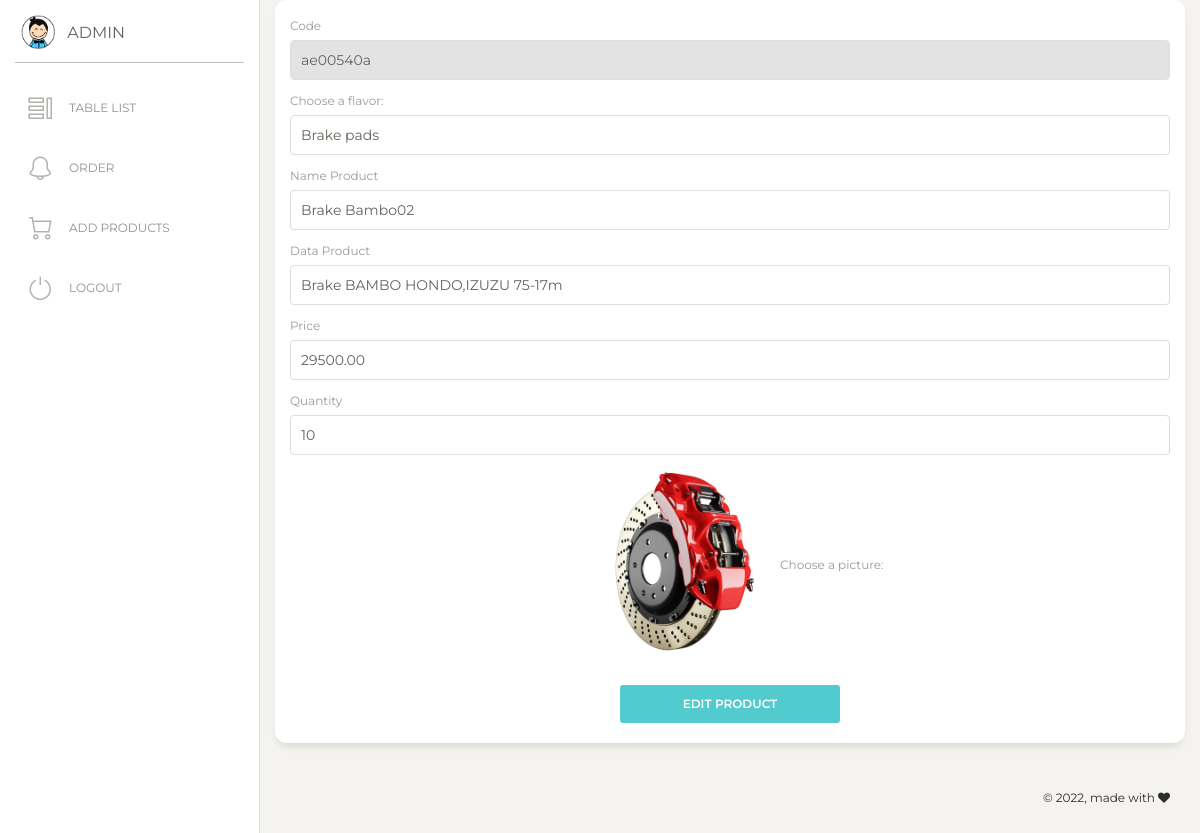
The page /admin?pages=Edit_Product&code=ae00540a (signed in) on the database its author committed.
### tables this page shows
CREATE TABLE `product` (
  `ID` int(11) NOT NULL,
  `Code` varchar(1000) NOT NULL,
  `Type` varchar(1000) NOT NULL,
  `NameProduct` varchar(1000) NOT NULL,
  `Imges` varchar(1000) NOT NULL,
  `DataProduct` varchar(1000) NOT NULL,
  `Price` decimal(10,2) NOT NULL,
  `Quantity` int(11) NOT NULL,
  `CreateAt` timestamp NOT NULL DEFAULT current_timestamp()
);

### admin/pages/Edit_Product.php (the view, shortened to what this page needs)
<?php
$code = isset($_GET["code"]) ? $_GET["code"] : '';
$queryProductUpdate = "SELECT * FROM product WHERE Code = '$code'";
$resultProductUpdate = $conn->query($queryProductUpdate);
$rowProductUpdate = $resultProductUpdate->fetch_assoc();
?>
<section class="section-content bg padding-y-sm">
    <div class="container">
        <div class="card">
            <div class="card-body">
                <form action="services/products.service.php?request=Edit_Product&code=<?php echo $code; ?>" method="POST" enctype="multipart/form-data">
                    <div class="form-group">
                        <label for="Code">Code</label>
                        <input type="text" class="form-control" value="<?php echo $rowProductUpdate["Code"]; ?>" readonly name="Code" onchange="InputValidation()" id="Code" placeholder="Enter Code" required>
                    </div>
                    <div class="form-group">
                        <label for="Type">Choose a flavor:</label>
                        <input list="Type" class="form-control" value="<?php echo $rowProductUpdate["Type"]; ?>" name="typeProduct" id="Type name=" Type />
                    </div>
                    <div class="form-group">
                        <label for="NameProduct">Name Product</label>
                        <input type="text" class="form-control" value="<?php echo $rowProductUpdate["NameProduct"]; ?>" id="NameProduct" name="NameProduct" placeholder="Name Product" required>
                    </div>
                    <div class="form-group">
                        <label for="DataProduct">Data Product</label>
                        <input type="text" class="form-control" value="<?php echo $rowProductUpdate["DataProduct"]; ?>" id="DataProduct" name="DataProduct" placeholder="Data Product" required>
                    </div>
                    <div class="form-group">
                        <label for="Price">Price</label>
                        <input type="Number" class="form-control" value="<?php echo $rowProductUpdate["Price"]; ?>" id="Price" name="Price" placeholder="Price" required>
                    </div>
                    <div class="form-group">
                        <label for="Quantity">Quantity</label>
                        <input type="text" class="form-control" value="<?php echo $rowProductUpdate["Quantity"]; ?>" id="Quantity" name="Quantity" placeholder="Quantity" required>
                    </div>
                    <div class="form-group text-center">
                        <img src="<?php echo '../' . $rowProductUpdate["Imges"]; ?>" id="image-update" width="200" height="200" alt="image" />
                        <label for="Images">Choose a picture:</label>
                    </div>
                    <div class="text-center">
                        <button type="submit" class="btn btn-primary col-3" id="submit-register">EDIT PRODUCT</button>
                    </div>
                </form>
            </div>
        </div>
    </div>
</section>

### rows shown on the page
product: Code "ae00540a", typeProduct "Brake pads", NameProduct "Brake Bambo02", DataProduct "Brake BAMBO HONDO,IZUZU 75-17m", Price "29500.00", Quantity "10", Imges (picture)
